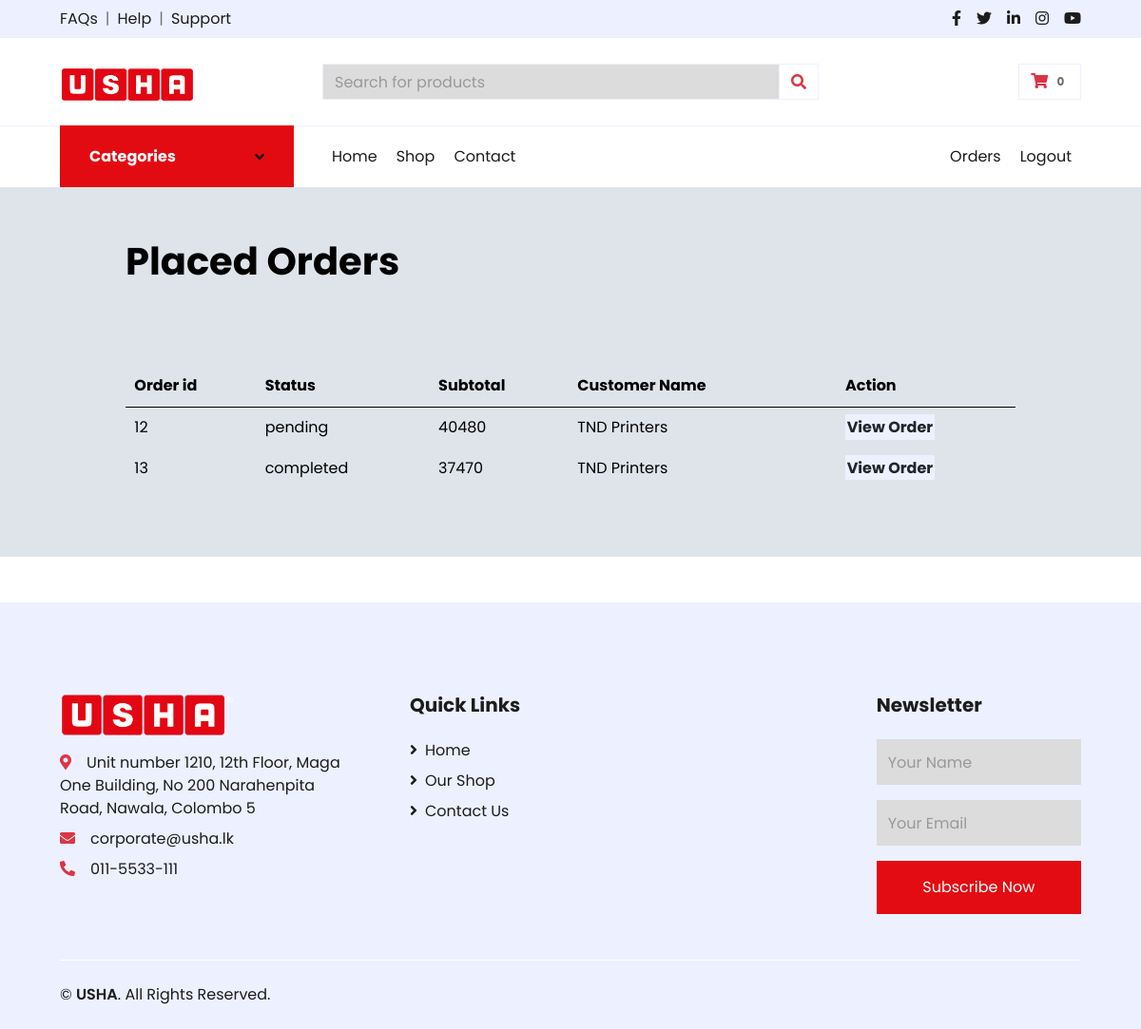
The page /orders.php (signed in) on the database its author committed.
### tables this page shows
CREATE TABLE `order` (
  `id` int(10) NOT NULL,
  `status` varchar(20) NOT NULL DEFAULT 'pending',
  `subtotal` float NOT NULL,
  `userid` int(10) NOT NULL,
  `orderDate` timestamp NOT NULL DEFAULT current_timestamp()
);

### orders.php (the view, shortened to what this page needs)
<?php
include 'navbar.php';
$user_details = unserialize($_COOKIE['user_details']);
?>
        <div class="main-content" >
            <div class="wrapper" >
                <h1>Placed Orders</h1></br>
                </br><br>
                <table class="tbl-full" >
                    <tr>
                        <th>Order id</th>
                        <th>Status</th>
                        <th>Subtotal</th>
                        <th>Customer Name</th>
                        <th>Action</th>
                    </tr>
                    <?php
                                $sql = "SELECT * FROM `order` WHERE `userid`=".$user_details['id'];
                                $res = mysqli_query($conn,$sql);
                                if($res==TRUE)
                                {
                                    $count = mysqli_num_rows($res);
                                    if($count>0){
                                        while($rows=mysqli_fetch_assoc($res))
                                        {
                                            $id = $rows['id'];
                                            $status = $rows['status'];
                                            $subtotal = $rows['subtotal'];
                                            $business_name = $user_details['business_name'];
                                            ?>
                                                <tr>
                                                    <td><?php echo $id; ?></td>
                                                    <td><?php echo $status; ?></td>
                                                    <td><?php echo $subtotal; ?></td>
                                                    <td><?php echo $business_name; ?></td>
                                                    <td>
                                                        <a href="orderview.php?id=<?php echo $id; ?>" class="btn-secondary">View Order</a>
                                                    </td>
                                                </tr>
                                            <?php
                                        }
                                    }
                                }
                            ?>
                </table>
            </div>
        </div>
<?php
    include 'footer.php';
?>

### css/admin.css (style rules this page uses)
.wrapper { padding: 1%; width: 80%; margin: 0 auto; }
.tbl-full { width: 100%; }
table tr th { border-bottom: 1px solid black; padding: 1%; text-align: left; }
table tr td { padding: 1%; }
.btn-secondary { background-color: #7bed9f; padding: 1%; color: black; text-decoration: none; font-weight: bold; }
.main-content { padding: 3% 0; background-color: #dfe4ea; }

### rows shown on the page
order: id "12", status "pending", subtotal "40480", business_name "TND Printers"
order: id "13", status "completed", subtotal "37470", business_name "TND Printers"
